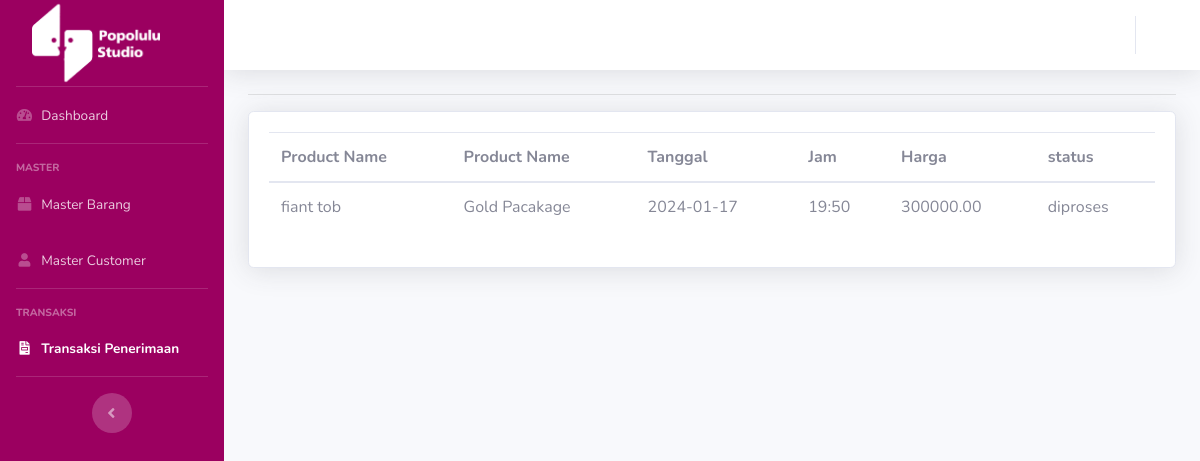
The app's page /index.php/penerimaan/order_detail_admin with its own data.
### tables this page shows
CREATE TABLE `orders` (
  `order_id` int(11) NOT NULL,
  `user_id` int(11) NOT NULL,
  `order_date` timestamp NOT NULL DEFAULT current_timestamp(),
  `status` varchar(30) NOT NULL,
  `total_amount` decimal(10,2) DEFAULT NULL
);

CREATE TABLE `customer` (
  `user_id` int(11) NOT NULL,
  `kode` varchar(20) DEFAULT NULL,
  `nama` varchar(80) DEFAULT NULL,
  `username` varchar(100) DEFAULT NULL,
  `password` varchar(25) NOT NULL,
  `telepon` varchar(15) DEFAULT NULL,
  `alamat` varchar(255) DEFAULT NULL
);

### application/controllers/Penerimaan.php (called while the page is built, shortened)
<?php
class Penerimaan extends CI_Controller
{
	public function __construct()
	{
		$this->data['aktif'] = 'penerimaan';
		$this->load->model('M_barang', 'm_barang');
		$this->load->model('M_customer', 'm_customer');
		$this->load->model('M_cart', 'm_cart');
		$this->load->model('M_order', 'm_order');
		$this->load->library('cart');
		$this->load->helper('cart');
		$this->load->model('M_order', 'm_order');
	}
	public function order_detail_admin()
	{
		$this->data['order_detail_admin'] = $this->m_order->getOrderDetailsForAdmin();
		$this->load->view('penerimaan/lihat', $this->data);
	}
}

### index.php (called while the page is built, shortened)
<?php
require_once BASEPATH.'core/CodeIgniter.php';

### application/models/M_order.php (called while the page is built, shortened)
<?php
class M_order extends CI_Model
{
    public function getOrderDetailsForAdmin()
    {
        $this->db->select('orders.order_id, orders.user_id, orders.order_date, order_items.product_id, order_items.selected_date, order_items.selected_time,customer.nama, order_items.price,orders.status, barang.nama_barang');
        $this->db->from('orders');
        $this->db->join('order_items', 'order_items.order_id = orders.order_id');
        $this->db->join('barang', 'barang.id = order_items.product_id');
        $this->db->join('customer', 'customer.user_id = orders.user_id');
        $this->db->group_by('orders.order_id');
        $query = $this->db->get();
        return $query->result();
    }
}

### application/views/penerimaan/lihat.php (the view, shortened to what this page needs)
<!DOCTYPE html>
<html lang="en">
<head>
</head>
<body id="page-top">
	<div id="wrapper">
		<div id="content-wrapper" class="d-flex flex-column">
			<div id="content" data-url="<?= base_url('penerimaan') ?>">
				<div class="container-fluid">
					<hr>
					<div class="card shadow">
						<div class="card-body">
							<table class="table">
								<thead>
									<tr>
										<th>Product Name</th>
										<th>Product Name</th>
										<th>Tanggal</th>
										<th>Jam</th>
										<th>Harga</th>
										<th>status</th>
									</tr>
								</thead>
								<tbody>
									<?php
									foreach ($order_detail_admin as $order_item) : ?>
										<tr>
											<td><?= $order_item->nama ?></td>
											<td><?= $order_item->nama_barang ?></td>
											<td><?= $order_item->selected_date ?></td>
											<td><?= $order_item->selected_time ?></td>
											<td><?= $order_item->price ?></td>
											<td><?= $order_item->status ?></td>
										</tr>
									<?php
									endforeach; ?>
								</tbody>
							</table>
						</div>
</body>
</html>

### records on screen
orders: user.nama "fiant tob", nama_barang "Gold Pacakage", selected_date "2024-01-17", selected_time "19:50", price "300000.00", status "diproses"
